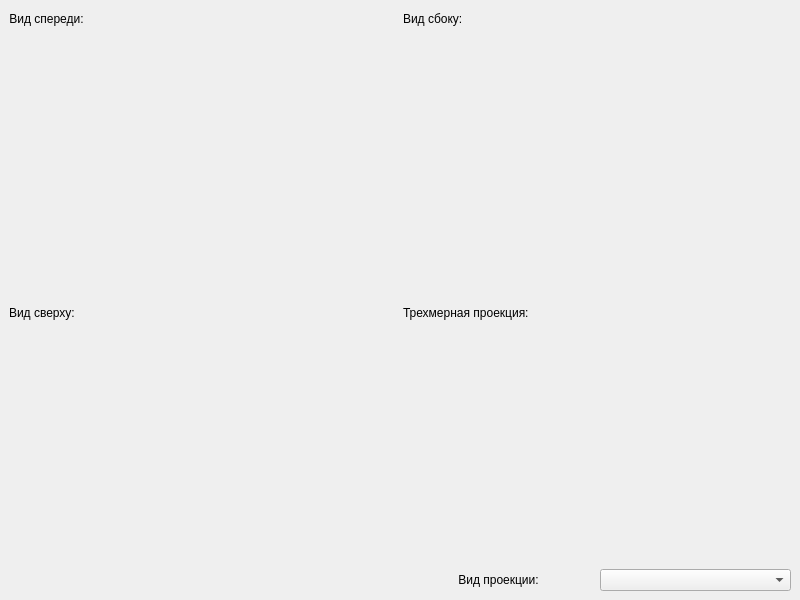
<?xml version="1.0" encoding="UTF-8"?>
<ui version="4.0">
 <class>MainWindow</class>
 <widget class="QMainWindow" name="MainWindow">
  <property name="geometry">
   <rect>
    <x>0</x>
    <y>0</y>
    <width>800</width>
    <height>600</height>
   </rect>
  </property>
  <property name="windowTitle">
   <string>MainWindow</string>
  </property>
  <widget class="QWidget" name="centralwidget">
   <layout class="QGridLayout" name="gridLayout">
    <item row="0" column="0">
     <layout class="QVBoxLayout" name="verticalLayout_8">
      <item>
       <layout class="QHBoxLayout" name="horizontalLayout_3">
        <item>
         <layout class="QVBoxLayout" name="verticalLayout">
          <item>
           <layout class="QHBoxLayout" name="horizontalLayout">
            <item>
             <widget class="QLabel" name="label">
              <property name="text">
               <string>Вид спереди:</string>
              </property>
              <property name="alignment">
               <set>Qt::AlignCenter</set>
              </property>
             </widget>
            </item>
            <item>
             <spacer name="horizontalSpacer">
              <property name="orientation">
               <enum>Qt::Horizontal</enum>
              </property>
              <property name="sizeHint" stdset="0">
               <size>
                <width>40</width>
                <height>20</height>
               </size>
              </property>
             </spacer>
            </item>
           </layout>
          </item>
          <item>
           <spacer name="verticalSpacer">
            <property name="orientation">
             <enum>Qt::Vertical</enum>
            </property>
            <property name="sizeHint" stdset="0">
             <size>
              <width>20</width>
              <height>238</height>
             </size>
            </property>
           </spacer>
          </item>
         </layout>
        </item>
        <item>
         <layout class="QVBoxLayout" name="verticalLayout_2">
          <item>
           <layout class="QHBoxLayout" name="horizontalLayout_2">
            <item>
             <widget class="QLabel" name="label_2">
              <property name="text">
               <string>Вид сбоку:</string>
              </property>
             </widget>
            </item>
            <item>
             <spacer name="horizontalSpacer_2">
              <property name="orientation">
               <enum>Qt::Horizontal</enum>
              </property>
              <property name="sizeHint" stdset="0">
               <size>
                <width>40</width>
                <height>20</height>
               </size>
              </property>
             </spacer>
            </item>
           </layout>
          </item>
          <item>
           <spacer name="verticalSpacer_2">
            <property name="orientation">
             <enum>Qt::Vertical</enum>
            </property>
            <property name="sizeHint" stdset="0">
             <size>
              <width>20</width>
              <height>228</height>
             </size>
            </property>
           </spacer>
          </item>
         </layout>
        </item>
       </layout>
      </item>
      <item>
       <layout class="QHBoxLayout" name="horizontalLayout_8">
        <item>
         <layout class="QVBoxLayout" name="verticalLayout_3">
          <item>
           <layout class="QHBoxLayout" name="horizontalLayout_5">
            <item>
             <widget class="QLabel" name="label_3">
              <property name="text">
               <string>Вид сверху:</string>
              </property>
             </widget>
            </item>
            <item>
             <spacer name="horizontalSpacer_3">
              <property name="orientation">
               <enum>Qt::Horizontal</enum>
              </property>
              <property name="sizeHint" stdset="0">
               <size>
                <width>40</width>
                <height>20</height>
               </size>
              </property>
             </spacer>
            </item>
           </layout>
          </item>
          <item>
           <spacer name="verticalSpacer_3">
            <property name="orientation">
             <enum>Qt::Vertical</enum>
            </property>
            <property name="sizeHint" stdset="0">
             <size>
              <width>20</width>
              <height>268</height>
             </size>
            </property>
           </spacer>
          </item>
         </layout>
        </item>
        <item>
         <layout class="QVBoxLayout" name="verticalLayout_7">
          <item>
           <layout class="QVBoxLayout" name="verticalLayout_6">
            <item>
             <layout class="QHBoxLayout" name="horizontalLayout_6">
              <item>
               <widget class="QLabel" name="label_4">
                <property name="text">
                 <string>Трехмерная проекция:</string>
                </property>
               </widget>
              </item>
              <item>
               <spacer name="horizontalSpacer_4">
                <property name="orientation">
                 <enum>Qt::Horizontal</enum>
                </property>
                <property name="sizeHint" stdset="0">
                 <size>
                  <width>40</width>
                  <height>20</height>
                 </size>
                </property>
               </spacer>
              </item>
             </layout>
            </item>
            <item>
             <spacer name="verticalSpacer_4">
              <property name="orientation">
               <enum>Qt::Vertical</enum>
              </property>
              <property name="sizeHint" stdset="0">
               <size>
                <width>20</width>
                <height>198</height>
               </size>
              </property>
             </spacer>
            </item>
           </layout>
          </item>
          <item>
           <layout class="QHBoxLayout" name="horizontalLayout_7">
            <item>
             <layout class="QVBoxLayout" name="verticalLayout_4">
              <item>
               <widget class="QLabel" name="label_5">
                <property name="text">
                 <string>Вид проекции:</string>
                </property>
                <property name="alignment">
                 <set>Qt::AlignCenter</set>
                </property>
               </widget>
              </item>
             </layout>
            </item>
            <item>
             <layout class="QVBoxLayout" name="verticalLayout_5">
              <item>
               <widget class="QComboBox" name="ProectionBox">
                <property name="layoutDirection">
                 <enum>Qt::LeftToRight</enum>
                </property>
                <property name="editable">
                 <bool>false</bool>
                </property>
                <property name="currentText">
                 <string notr="true"/>
                </property>
                <property name="insertPolicy">
                 <enum>QComboBox::NoInsert</enum>
                </property>
                <property name="sizeAdjustPolicy">
                 <enum>QComboBox::AdjustToContentsOnFirstShow</enum>
                </property>
                <property name="minimumContentsLength">
                 <number>5</number>
                </property>
               </widget>
              </item>
             </layout>
            </item>
           </layout>
          </item>
         </layout>
        </item>
       </layout>
      </item>
     </layout>
    </item>
   </layout>
  </widget>
 </widget>
 <resources/>
 <connections/>
</ui>
